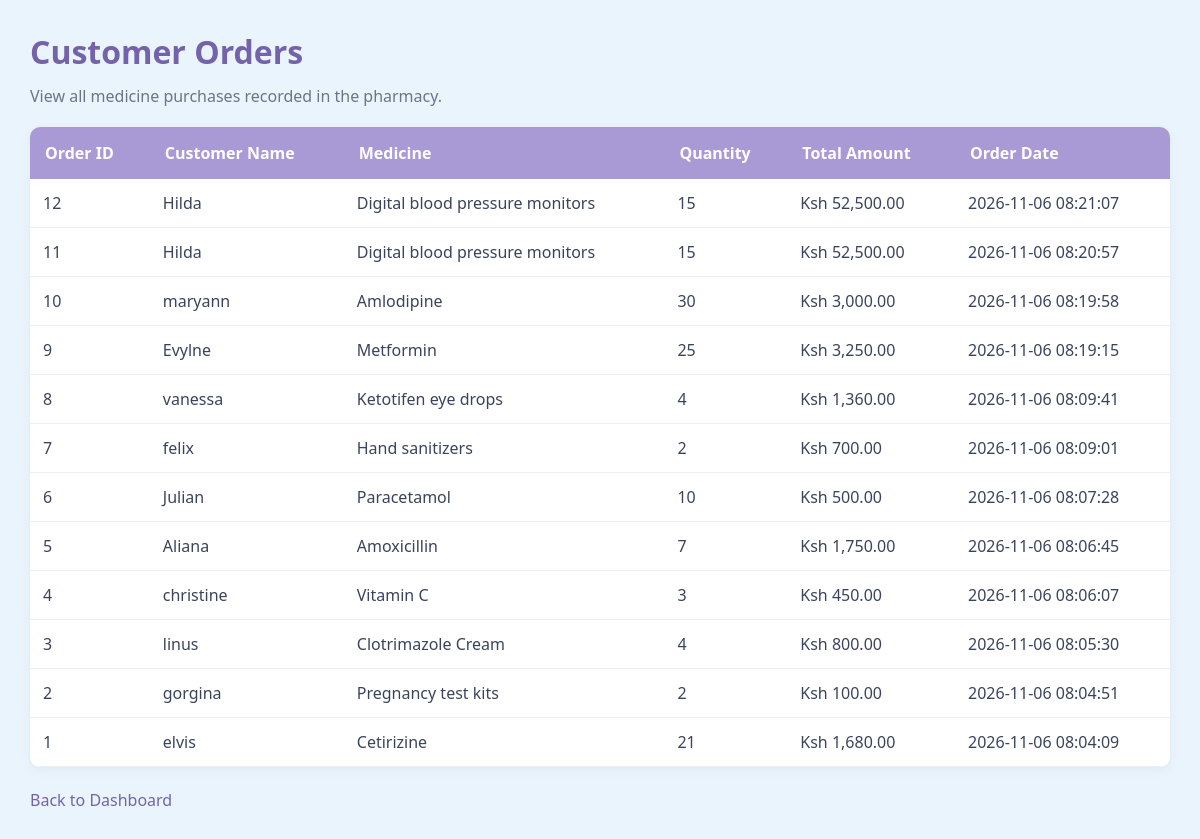
/orders.php, run on the app's committed database.
### tables this page shows
CREATE TABLE `orders` (
  `id` int(11) NOT NULL,
  `customer_name` varchar(100) NOT NULL,
  `medicine_id` int(11) NOT NULL,
  `quantity` int(11) NOT NULL,
  `total_amount` decimal(10,2) NOT NULL,
  `order_date` timestamp NOT NULL DEFAULT current_timestamp()
);

CREATE TABLE `medicines` (
  `id` int(11) NOT NULL,
  `medicine_name` varchar(100) NOT NULL,
  `category` varchar(100) DEFAULT NULL,
  `quantity` int(11) NOT NULL DEFAULT 0,
  `price` decimal(10,2) NOT NULL,
  `expiry_date` date DEFAULT NULL,
  `created_at` timestamp NOT NULL DEFAULT current_timestamp()
);

### orders.php (the view, shortened to what this page needs)
<?php
require 'config.php';
$result = $conn->query("
    SELECT orders.*, medicines.medicine_name
    FROM orders
    INNER JOIN medicines ON orders.medicine_id = medicines.id
    ORDER BY orders.id DESC
");
?>
<!DOCTYPE html>
<html>
<head>
<link rel="stylesheet" href="style.css">
</head>
<body>
<div class="main" style="margin-left:0">
<h1>Customer Orders</h1>
<p>View all medicine purchases recorded in the pharmacy.</p>
<table>
<tr>
<th>Order ID</th>
<th>Customer Name</th>
<th>Medicine</th>
<th>Quantity</th>
<th>Total Amount</th>
<th>Order Date</th>
</tr>
<?php while($row = $result->fetch_assoc()) { ?>
<tr>
<td><?php echo $row['id']; ?></td>
<td><?php echo htmlspecialchars($row['customer_name']); ?></td>
<td><?php echo htmlspecialchars($row['medicine_name']); ?></td>
<td><?php echo $row['quantity']; ?></td>
<td>Ksh <?php echo number_format($row['total_amount'],2); ?></td>
<td><?php echo $row['order_date']; ?></td>
</tr>
<?php } ?>
</table>
<br>
<a href="index.php">Back to Dashboard</a>
</div>
</body>
</html>

### style.css (style rules this page uses)
* { margin: 0; padding: 0; box-sizing: border-box; }
body { font-family: 'Segoe UI', Arial, sans-serif; background: #eaf4fc; color: #39445c; }
.main { margin-left: 270px; padding: 30px; }
.main h1 { color: #7463a8; margin-bottom: 12px; }
.main p { color: #69758b; }
table { width: 100%; border-collapse: collapse; background: white; margin-top: 20px; border-radius: 10px; overflow: hidden; box-shadow: 0 3px 10px rgba(120, 145, 180, 0.1); }
th { background: #a99ad6; color: white; padding: 15px; text-align: left; }
td { padding: 13px; border-bottom: 1px solid #edf0f7; }
a { color: #7463a8; text-decoration: none; }

### data on the page
orders: id "12", customer_name "Hilda", medicine.medicine_name "Digital blood pressure monitors", quantity "15", total_amount "52,500.00", order_date "2026-11-06 08:21:07"
orders: id "11", customer_name "Hilda", medicine.medicine_name "Digital blood pressure monitors", quantity "15", total_amount "52,500.00", order_date "2026-11-06 08:20:57"
orders: id "10", customer_name "maryann", medicine.medicine_name "Amlodipine", quantity "30", total_amount "3,000.00", order_date "2026-11-06 08:19:58"
orders: id "9", customer_name "Evylne", medicine.medicine_name "Metformin", quantity "25", total_amount "3,250.00", order_date "2026-11-06 08:19:15"
orders: id "8", customer_name "vanessa", medicine.medicine_name "Ketotifen eye drops", quantity "4", total_amount "1,360.00", order_date "2026-11-06 08:09:41"
orders: id "7", customer_name "felix", medicine.medicine_name "Hand sanitizers", quantity "2", total_amount "700.00", order_date "2026-11-06 08:09:01"
orders: id "6", customer_name "Julian", medicine.medicine_name "Paracetamol", quantity "10", total_amount "500.00", order_date "2026-11-06 08:07:28"
orders: id "5", customer_name "Aliana", medicine.medicine_name "Amoxicillin", quantity "7", total_amount "1,750.00", order_date "2026-11-06 08:06:45"
orders: id "4", customer_name "christine", medicine.medicine_name "Vitamin C", quantity "3", total_amount "450.00", order_date "2026-11-06 08:06:07"
orders: id "3", customer_name "linus", medicine.medicine_name "Clotrimazole Cream", quantity "4", total_amount "800.00", order_date "2026-11-06 08:05:30"
orders: id "2", customer_name "gorgina", medicine.medicine_name "Pregnancy test kits", quantity "2", total_amount "100.00", order_date "2026-11-06 08:04:51"
orders: id "1", customer_name "elvis", medicine.medicine_name "Cetirizine", quantity "21", total_amount "1,680.00", order_date "2026-11-06 08:04:09"
